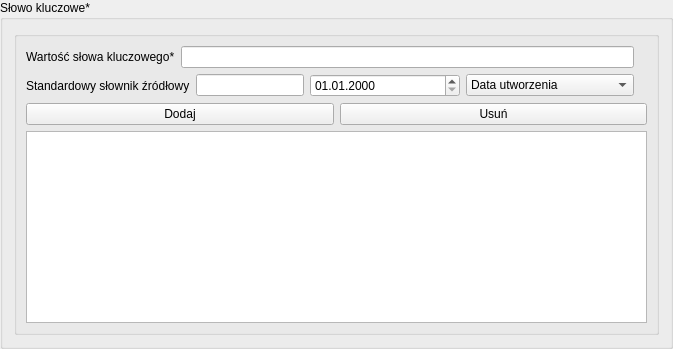
          <widget class="QgsCollapsibleGroupBox" name="qgsCollapsibleGroupBox">
           <property name="sizePolicy">
            <sizepolicy hsizetype="Preferred" vsizetype="Preferred">
             <horstretch>1</horstretch>
             <verstretch>0</verstretch>
            </sizepolicy>
           </property>
           <property name="title">
            <string>Słowo kluczowe*</string>
           </property>
           <property name="collapsed">
            <bool>true</bool>
           </property>
           <layout class="QVBoxLayout" name="verticalLayout_2">
            <property name="sizeConstraint">
             <enum>QLayout::SetDefaultConstraint</enum>
            </property>
            <item>
             <widget class="QGroupBox" name="verticalGroupBox">
              <layout class="QVBoxLayout" name="verticalLayout_3">
               <item>
                <layout class="QHBoxLayout">
                 <item>
                  <widget class="QLabel" name="e9_lbl">
                   <property name="text">
                    <string>Wartość słowa kluczowego*</string>
                   </property>
                  </widget>
                 </item>
                 <item>
                  <widget class="QgsFilterLineEdit" name="e9_lineEdit">
                   <property name="qgisRelation" stdset="0">
                    <string notr="true"/>
                   </property>
                  </widget>
                 </item>
                 <item>
                  <widget class="QLabel" name="e9_tooltip">
                   <property name="toolTip">
                    <string>Słowo potocznie używane, słowo sformalizowane lub fraza stosowana do opisu danego tematu; podczas gdy kategorie tematyczne są zbyt ogólne dla zapytań szczegółowych, słowa kluczowe pomagają uszczegółowić wyszukiwanie pełnych tekstów oraz umożliwiają wyszukiwanie strukturalnych słów kluczowych.

Obowiązkowo należy podać  słowa kluczowe:
•	opisujące odpowiedni temat danych przestrzennych i pozyskane z ogólnego wielojęzycznego tezaurusa środowiskowego (GEMET). Słowo to musi być równe: „Zagospodarowanie przestrzenne”,
•	opisujące poziom administracyjny, który zbiór danych przestrzennych obejmuje (zakres przestrzenny),
•	opisujące typ zbioru danych przestrzennych, w formie neutralnego językowo słowa równego: „PlannedLandUse”.
•	opisujące poziom jednostki administracyjnej objętej aktem planowania przestrzennego. Słowo to musi być równe zdefiniowanym w liście kodowej „Poziom planu zagospodarowania przestrzennego” zdefiniowanej w tabeli 2.7 w załączniku nr 1 do rozporządzenia.
</string>
                   </property>
                   <property name="text">
                    <string/>
                   </property>
                   <property name="pixmap">
                    <pixmap>../../../../../../../../../../../../../../../img/info1.png</pixmap>
                   </property>
                  </widget>
                 </item>
                </layout>
               </item>
               <item>
                <layout class="QHBoxLayout">
                 <item>
                  <widget class="QLabel" name="e10_lbl">
                   <property name="text">
                    <string>Standardowy słownik źródłowy</string>
                   </property>
                  </widget>
                 </item>
                 <item>
                  <widget class="QgsFilterLineEdit" name="e10_lineEdit">
                   <property name="qgisRelation" stdset="0">
                    <string notr="true"/>
                   </property>
                  </widget>
                 </item>
                 <item>
                  <widget class="QgsDateTimeEdit" name="e10_dateTimeEdit">
                   <property name="minimumSize">
                    <size>
                     <width>150</width>
                     <height>0</height>
                    </size>
                   </property>
                   <property name="displayFormat">
                    <string>dd.MM.yyyy</string>
                   </property>
                  </widget>
                 </item>
                 <item>
                  <widget class="QComboBox" name="e10_cmbbx">
                   <item>
                    <property name="text">
                     <string>Data utworzenia</string>
                    </property>
                   </item>
                   <item>
                    <property name="text">
                     <string>Data ostatniej aktualizacji</string>
                    </property>
                   </item>
                   <item>
                    <property name="text">
                     <string>Data opublikowania</string>
                    </property>
                   </item>
                  </widget>
                 </item>
                 <item>
                  <widget class="QLabel" name="e10_tooltip">
                   <property name="toolTip">
                    <string extracomment="Nazwa kontrolowanego słownika (tezaurusa, ontologii) lub podobnego wiarygodnego źródła słów kluczowych.  Wartość elementu jest określana dla pojedynczego słowa kluczowego lub grupy słów kluczowych, które pochodzą z jednego kontrolowanego słownika. ">Nazwa sposobu kodowania znaków (informacji tekstowej) użytego w zbiorze danych.</string>
                   </property>
                   <property name="text">
                    <string/>
                   </property>
                   <property name="pixmap">
                    <pixmap>../../../../../../../../../../../../../../../img/info1.png</pixmap>
                   </property>
                  </widget>
                 </item>
                </layout>
               </item>
               <item>
                <layout class="QHBoxLayout">
                 <item>
                  <widget class="QPushButton" name="e9_add_btn">
                   <property name="text">
                    <string>Dodaj</string>
                   </property>
                  </widget>
                 </item>
                 <item>
                  <widget class="QPushButton" name="e9_remove_btn">
                   <property name="text">
                    <string>Usuń</string>
                   </property>
                  </widget>
                 </item>
                </layout>
               </item>
               <item>
                <widget class="QListWidget" name="e9_listWidget">
                 <property name="sortingEnabled">
                  <bool>false</bool>
                 </property>
                </widget>
               </item>
              </layout>
             </widget>
            </item>
           </layout>
          </widget>
